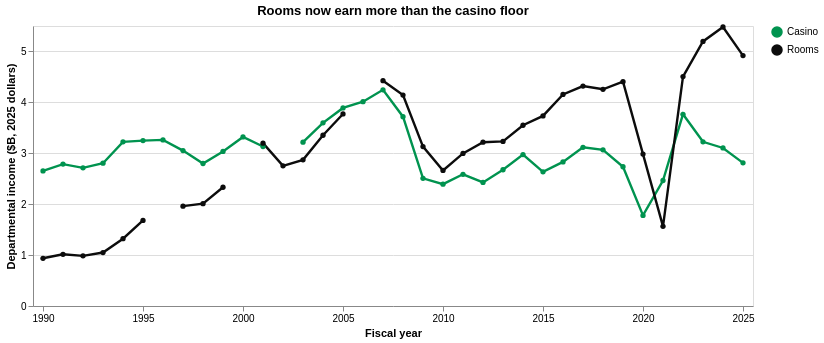

Source (notebook cell):
### Markdown cell above
## The rooms now earn the profit

Revenue isn't profit, so I also pulled each department's income: its revenue minus its own costs (staff, comps, gaming taxes), before company-wide overhead like interest and depreciation.

### Code cell
#| hide
#| caption: Departmental income (revenue minus the department's own costs, before overhead) for the casino and the rooms, in 2025 dollars. Gaps are years where the scanned figure couldn't be read and checked.
p = q("SELECT fy, casino_dept_income * to_2025_dollars / 1e9 AS casino, rooms_dept_income * to_2025_dollars / 1e9 AS rooms FROM v_strip_departments ORDER BY fy")
pl = p.melt("fy", ["casino", "rooms"], "dept", "income")
pl["dept"] = pl.dept.map({"casino": "Casino", "rooms": "Rooms"})
alt.Chart(pl).mark_line(strokeWidth=2.4, point=alt.OverlayMarkDef(size=28, filled=True)).encode(
    x=alt.X("fy:O", title="Fiscal year", axis=alt.Axis(labelAngle=0, values=list(range(1990, 2026, 5)))),
    y=alt.Y("income:Q", title="Departmental income ($B, 2025 dollars)"),
    color=alt.Color("dept:N", title=None, scale=alt.Scale(domain=["Casino", "Rooms"], range=[GREEN, INK])),
    tooltip=[alt.Tooltip("fy:O", title="Fiscal year"), alt.Tooltip("dept:N", title="Department"),
             alt.Tooltip("income:Q", format=".2f", title="Income ($B)")],
).properties(title="Rooms now earn more than the casino floor", height=280)

### Figure 1 — Vega-Lite specification as saved in the notebook (floating-point values rounded to 4 significant figures)
{"config": {"view": {"continuousWidth": 300, "continuousHeight": 300}}, "data": {"name": "data-c64f944485033a299463d6eb437322b3"}, "mark": {"type": "line", "point": {"filled": true, "size": 28}, "strokeWidth": 2.4}, "encoding": {"color": {"field": "dept", "scale": {"domain": ["Casino", "Rooms"], "range": ["#00934f", "#0c0c0c"]}, "title": null, "type": "nominal"}, "tooltip": [{"field": "fy", "title": "Fiscal year", "type": "ordinal"}, {"field": "dept", "title": "Department", "type": "nominal"}, {"field": "income", "format": ".2f", "title": "Income ($B)", "type": "quantitative"}], "x": {"axis": {"labelAngle": 0, "values": [1990, 1995, 2000, 2005, 2010, 2015, 2020, 2025]}, "field": "fy", "title": "Fiscal year", "type": "ordinal"}, "y": {"field": "income", "title": "Departmental income ($B, 2025 dollars)", "type": "quantitative"}}, "height": 280, "title": "Rooms now earn more than the casino floor", "$schema": "https://vega.github.io/schema/vega-lite/v6.4.1.json", "datasets": {"data-c64f944485033a299463d6eb437322b3": [{"fy": 1990, "dept": "Casino", "income": 2.652}, {"fy": 1991, "dept": "Casino", "income": 2.787}, {"fy": 1992, "dept": "Casino", "income": 2.714}, {"fy": 1993, "dept": "Casino", "income": 2.805}, {"fy": 1994, "dept": "Casino", "income": 3.224}, {"fy": 1995, "dept": "Casino", "income": 3.249}, {"fy": 1996, "dept": "Casino", "income": 3.263}, {"fy": 1997, "dept": "Casino", "income": 3.052}, {"fy": 1998, "dept": "Casino", "income": 2.799}, {"fy": 1999, "dept": "Casino", "income": 3.036}, {"fy": 2000, "dept": "Casino", "income": 3.321}, {"fy": 2001, "dept": "Casino", "income": 3.132}, {"fy": 2002, "dept": "Casino", "income": null}, {"fy": 2003, "dept": "Casino", "income": 3.218}, {"fy": 2004, "dept": "Casino", "income": 3.597}, {"fy": 2005, "dept": "Casino", "income": 3.891}, {"fy": 2006, "dept": "Casino", "income": 4.013}, {"fy": 2007, "dept": "Casino", "income": 4.247}, {"fy": 2008, "dept": "Casino", "income": 3.719}, {"fy": 2009, "dept": "Casino", "income": 2.508}, {"fy": 2010, "dept": "Casino", "income": 2.393}, {"fy": 2011, "dept": "Casino", "income": 2.587}, {"fy": 2012, "dept": "Casino", "income": 2.428}, {"fy": 2013, "dept": "Casino", "income": 2.677}, {"fy": 2014, "dept": "Casino", "income": 2.975}, {"fy": 2015, "dept": "Casino", "income": 2.635}, {"fy": 2016, "dept": "Casino", "income": 2.83}, {"fy": 2017, "dept": "Casino", "income": 3.117}, {"fy": 2018, "dept": "Casino", "income": 3.067}, {"fy": 2019, "dept": "Casino", "income": 2.735}, {"fy": 2020, "dept": "Casino", "income": 1.78}, {"fy": 2021, "dept": "Casino", "income": 2.465}, {"fy": 2022, "dept": "Casino", "income": 3.766}, {"fy": 2023, "dept": "Casino", "income": 3.226}, {"fy": 2024, "dept": "Casino", "income": 3.104}, {"fy": 2025, "dept": "Casino", "income": 2.812}, {"fy": 1990, "dept": "Rooms", "income": 0.9371}, {"fy": 1991, "dept": "Rooms", "income": 1.015}, {"fy": 1992, "dept": "Rooms", "income": 0.9855}, {"fy": 1993, "dept": "Rooms", "income": 1.05}, {"fy": 1994, "dept": "Rooms", "income": 1.322}, {"fy": 1995, "dept": "Rooms", "income": 1.681}, {"fy": 1996, "dept": "Rooms", "income": null}, {"fy": 1997, "dept": "Rooms", "income": 1.962}, {"fy": 1998, "dept": "Rooms", "income": 2.01}, {"fy": 1999, "dept": "Rooms", "income": 2.333}, {"fy": 2000, "dept": "Rooms", "income": null}, {"fy": 2001, "dept": "Rooms", "income": 3.199}, {"fy": 2002, "dept": "Rooms", "income": 2.754}, {"fy": 2003, "dept": "Rooms", "income": 2.871}, {"fy": 2004, "dept": "Rooms", "income": 3.354}, {"fy": 2005, "dept": "Rooms", "income": 3.772}, {"fy": 2006, "dept": "Rooms", "income": null}, {"fy": 2007, "dept": "Rooms", "income": 4.426}, {"fy": 2008, "dept": "Rooms", "income": 4.143}, {"fy": 2009, "dept": "Rooms", "income": 3.131}, {"fy": 2010, "dept": "Rooms", "income": 2.663}, {"fy": 2011, "dept": "Rooms", "income": 2.997}, {"fy": 2012, "dept": "Rooms", "income": 3.218}, {"fy": 2013, "dept": "Rooms", "income": 3.233}, {"fy": 2014, "dept": "Rooms", "income": 3.551}, {"fy": 2015, "dept": "Rooms", "income": 3.734}, {"fy": 2016, "dept": "Rooms", "income": 4.155}, {"fy": 2017, "dept": "Rooms", "income": 4.321}, {"fy": 2018, "dept": "Rooms", "income": 4.257}, {"fy": 2019, "dept": "Rooms", "income": 4.406}, {"fy": 2020, "dept": "Rooms", "income": 2.984}, {"fy": 2021, "dept": "Rooms", "income": 1.565}, {"fy": 2022, "dept": "Rooms", "income": 4.506}, {"fy": 2023, "dept": "Rooms", "income": 5.197}, {"fy": 2024, "dept": "Rooms", "income": 5.48}, {"fy": 2025, "dept": "Rooms", "income": 4.919}]}}
